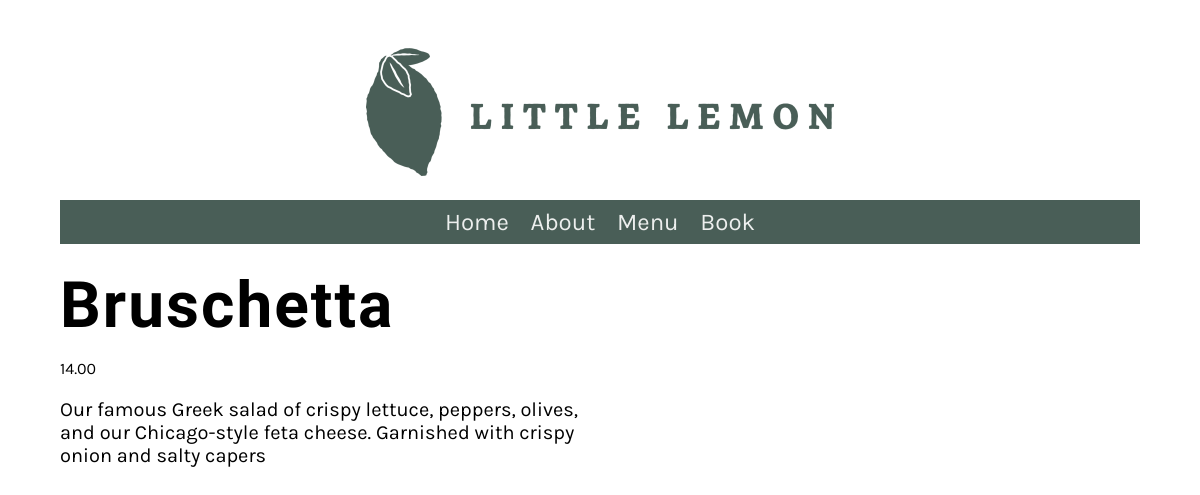
The app's page /menu_item/3/ with its own data.
### restaurant/models.py (models this page shows, shortened)
class Menu(models.Model):
   name = models.CharField(max_length=200)
   price = models.IntegerField()
   description = models.CharField(max_length=1000, default='')

### restaurant/views.py (the view)
# urls.py: path('menu_item/<int:pk>/', views.display_menu, name="display_menu"),
def display_menu(request, pk=None):
    if pk:
        menu_item = Menu.objects.get(pk=pk)
    else:
        menu_item = ""
    return render(request, 'menu_items.html', {'menu_item': menu_item})

### restaurant/templates/menu_items.html
{% extends "base.html" %}
{% load static %}
{% block content %}
<div class='row'>
    <div class='column'>
            <h1>{{ menu_item.name }}</h1>
            <p class='menu-price'>{{ menu_item.price }}.00</p>
            <p class='menu-description'>{{ menu_item.description }}</p>
    </div>
</div>
{% endblock %}

### restaurant/static/css/style.css (style rules this page uses)
body { font-family: 'Karla', sans-serif; margin-top: 3rem; margin-bottom: 3rem; margin-left: 5%; margin-right: 5%; }
h1, h2, h3, h4, h5, h6 { font-family: 'Markazi Text', serif; letter-spacing: 2px;; }
h1 { font-size: 4rem; margin-top: 1.5rem; margin-bottom: 0; }
p, ul { font-size: 1.25rem;; }
.row { display: flex; flex-direction: row; width: 100%; padding-bottom: 1rem; }
.column { flex-basis: 50%; margin-bottom: 1rem; padding-bottom: 1rem; }
.menu-price { display: block; font-size: 1rem; }

### records on screen
Menu: name "Bruschetta", price "14", description "Our famous Greek salad of crispy lettuce, peppers, olives, and our Chicago-style feta cheese. Garnished with crispy onion and salty capers"
